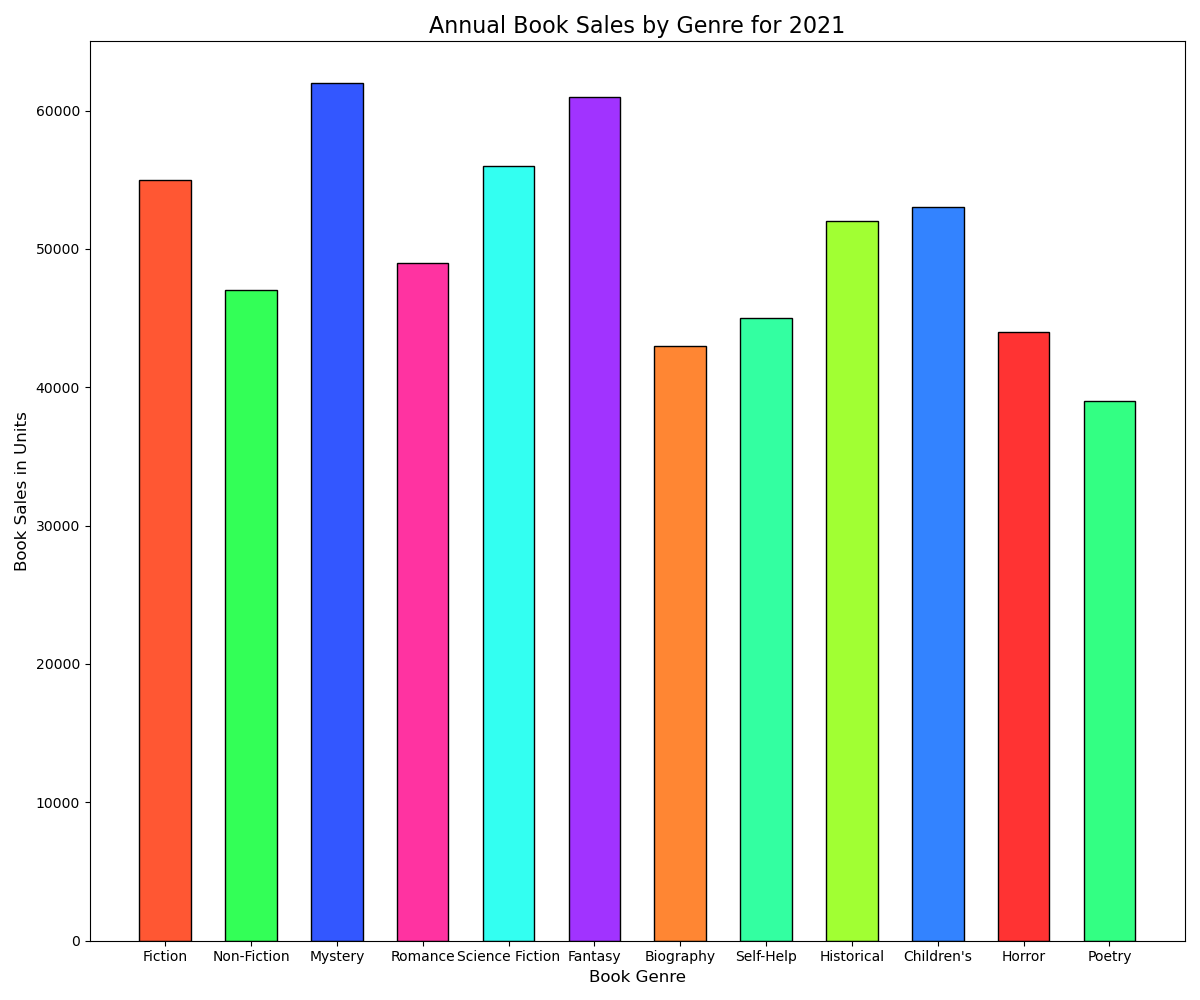

The Python source for this figure:

import matplotlib.pyplot as plt

# Data points
genres = ['Fiction', 'Non-Fiction', 'Mystery', 'Romance', 'Science Fiction', 
          'Fantasy', 'Biography', 'Self-Help', 'Historical', "Children's", 
          'Horror', 'Poetry']
book_sales = [55000, 47000, 62000, 49000, 56000, 61000, 43000, 45000, 52000, 
              53000, 44000, 39000]

# Colors for each bar
colors = ['#FF5733', '#33FF57', '#3357FF', '#FF33A1', '#33FFF1', 
          '#A133FF', '#FF8633', '#33FFA1', '#A1FF33', '#3383FF', 
          '#FF3333', '#33FF83']

# Creating vertical bar chart
plt.figure(figsize=(12, 10)) # changing the width and height of the chart
plt.bar(genres, book_sales, color=colors, edgecolor='black', width=0.6) # changed direction, color, and band width

# Customizing the chart
plt.xlabel('Book Genre', fontsize=12)
plt.ylabel('Book Sales in Units', fontsize=12)
plt.title('Annual Book Sales by Genre for 2021', fontsize=16)
plt.ylim(0, 65000) # Adjust the y-axis to accommodate the data range

# Display the chart
plt.tight_layout()
plt.show()
